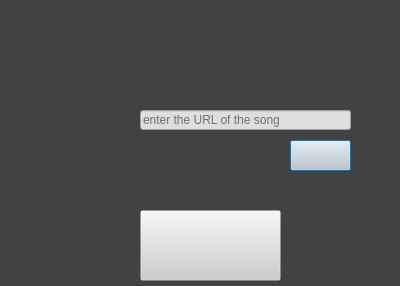
<?xml version="1.0" encoding="UTF-8"?>
<ui version="4.0">
 <class>Dialog</class>
 <widget class="QDialog" name="Dialog">
  <property name="geometry">
   <rect>
    <x>0</x>
    <y>0</y>
    <width>400</width>
    <height>286</height>
   </rect>
  </property>
  <property name="minimumSize">
   <size>
    <width>400</width>
    <height>286</height>
   </size>
  </property>
  <property name="maximumSize">
   <size>
    <width>400</width>
    <height>286</height>
   </size>
  </property>
  <property name="windowTitle">
   <string>Dialog</string>
  </property>
  <widget class="QLabel" name="label">
   <property name="geometry">
    <rect>
     <x>0</x>
     <y>-8</y>
     <width>401</width>
     <height>301</height>
    </rect>
   </property>
   <property name="styleSheet">
    <string notr="true">background-color: rgb(66, 66, 66);</string>
   </property>
   <property name="text">
    <string/>
   </property>
  </widget>
  <widget class="QLabel" name="label_2">
   <property name="geometry">
    <rect>
     <x>0</x>
     <y>0</y>
     <width>401</width>
     <height>61</height>
    </rect>
   </property>
   <property name="styleSheet">
    <string notr="true">image: url(:/img/Settings2_00000.png);</string>
   </property>
   <property name="text">
    <string/>
   </property>
  </widget>
  <widget class="QLabel" name="label_3">
   <property name="geometry">
    <rect>
     <x>10</x>
     <y>90</y>
     <width>141</width>
     <height>61</height>
    </rect>
   </property>
   <property name="styleSheet">
    <string notr="true">image: url(:/img/AdMusic_00000.png);</string>
   </property>
   <property name="text">
    <string/>
   </property>
  </widget>
  <widget class="QLabel" name="label_4">
   <property name="geometry">
    <rect>
     <x>0</x>
     <y>-40</y>
     <width>441</width>
     <height>371</height>
    </rect>
   </property>
   <property name="styleSheet">
    <string notr="true">image: url(:/img/settingsFundo_00000.png);</string>
   </property>
   <property name="text">
    <string/>
   </property>
  </widget>
  <widget class="QLineEdit" name="lineEdit">
   <property name="geometry">
    <rect>
     <x>140</x>
     <y>110</y>
     <width>211</width>
     <height>20</height>
    </rect>
   </property>
   <property name="styleSheet">
    <string notr="true">QLineEdit {	
	border-color: rgb(85, 0, 255);
	background-color: rgb(222, 222, 222);
	color: rgb(0, 0, 0);
}
QLineEdit:hover {
	border:2px solid rgb(45, 45, 45);
}
QLineEdit:focus {
	border:2px solid rgb(0, 0, 0);

}
</string>
   </property>
   <property name="placeholderText">
    <string>enter the URL of the song </string>
   </property>
  </widget>
  <widget class="QPushButton" name="pushButton">
   <property name="geometry">
    <rect>
     <x>290</x>
     <y>140</y>
     <width>61</width>
     <height>31</height>
    </rect>
   </property>
   <property name="styleSheet">
    <string notr="true">QPushButton {
	image: url(:/img/Add_00000.png);
	background-color: rgba(205, 205, 205, 0);
	boder-radius: 5px;
}
QPushButton:hover{
	
	image: url(:/img/AddHigh_00000.png);
}
QPushButton:pressed{
	image: url(:/img/Add_00000.png);
}</string>
   </property>
   <property name="text">
    <string/>
   </property>
  </widget>
  <widget class="QPushButton" name="pushButton_2">
   <property name="geometry">
    <rect>
     <x>140</x>
     <y>210</y>
     <width>141</width>
     <height>71</height>
    </rect>
   </property>
   <property name="styleSheet">
    <string notr="true">QPushButton {
	
	image: url(:/img/viewmusic_00000.png);
	background-color: rgba(205, 205, 205, 0);
	boder-radius: 5px;
}
QPushButton:hover{
	image: url(:/img/viewmusic2_00000.png);
}
QPushButton:pressed{
	image: url(:/img/viewmusic_00000.png);
}</string>
   </property>
   <property name="text">
    <string/>
   </property>
  </widget>
 </widget>
 <resources>
  <include location="../img/img.qrc"/>
 </resources>
 <connections/>
</ui>
